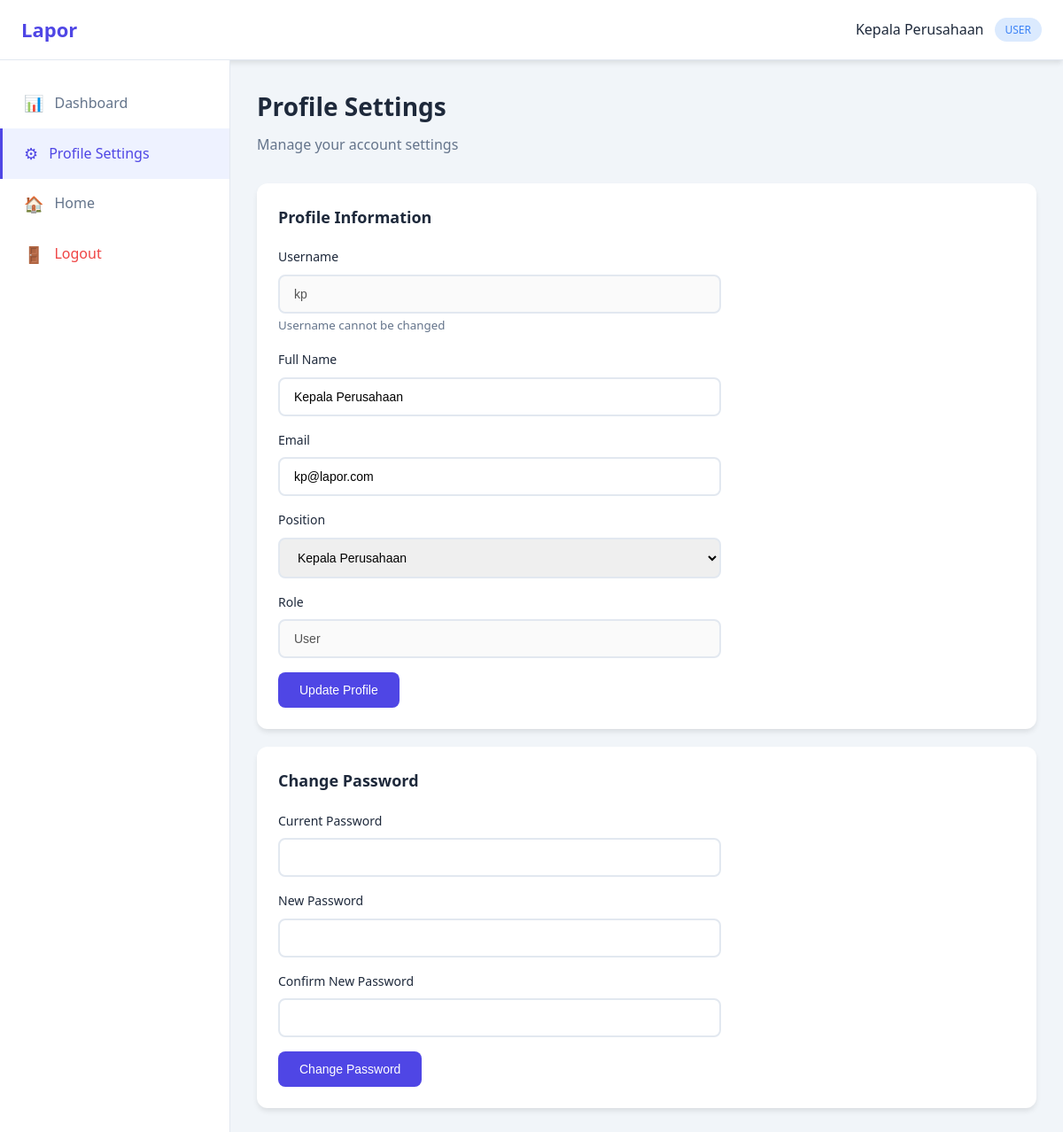
The app's page /user/profile.php (signed in) with its own data.
### tables this page shows
CREATE TABLE IF NOT EXISTS users (
    id INT AUTO_INCREMENT PRIMARY KEY,
    username VARCHAR(50) UNIQUE NOT NULL,
    password VARCHAR(255) NOT NULL,
    email VARCHAR(100) UNIQUE NOT NULL,
    full_name VARCHAR(100) NOT NULL,
    position ENUM('staff', 'kepala_divisi', 'manager', 'direktur', 'kepala_perusahaan') DEFAULT 'staff',
    role ENUM('admin', 'user') DEFAULT 'user',
    status ENUM('active', 'inactive') DEFAULT 'active',
    created_at TIMESTAMP DEFAULT CURRENT_TIMESTAMP,
    updated_at TIMESTAMP DEFAULT CURRENT_TIMESTAMP ON UPDATE CURRENT_TIMESTAMP
);

### user/profile.php (the view, shortened to what this page needs)
<?php
$conn = getDbConnection();
$stmt = $conn->prepare("SELECT * FROM users WHERE id = ?");
$stmt->bind_param("i", $_SESSION['user_id']);
$stmt->execute();
$user = $stmt->get_result()->fetch_assoc();
?>
<!DOCTYPE html>
<html lang="en">
<head>
    <link rel="stylesheet" href="../assets/css/style.css">
</head>
<body class="dashboard-page">
    <header class="admin-header">
        <div class="header-left">
            <h2 class="logo">Lapor</h2>
        </div>
        <div class="header-right">
            <span class="user-info">
                <?php echo htmlspecialchars($_SESSION['full_name']); ?>
                <span class="badge badge-user"><?php echo ucfirst($_SESSION['role']); ?></span>
            </span>
        </div>
    </header>
    <div class="dashboard-container">
        <aside class="sidebar">
            <nav class="sidebar-nav">
                <a href="dashboard.php" class="nav-item">
                    <span class="nav-icon">📊</span>
                    <span>Dashboard</span>
                </a>
                <a href="profile.php" class="nav-item active">
                    <span class="nav-icon">⚙</span>
                    <span>Profile Settings</span>
                </a>
                <a href="../index.php" class="nav-item">
                    <span class="nav-icon">🏠</span>
                    <span>Home</span>
                </a>
                <a href="../auth/logout.php" class="nav-item nav-logout">
                    <span class="nav-icon">🚪</span>
                    <span>Logout</span>
                </a>
            </nav>
        </aside>
        <main class="dashboard-main">
            <div class="page-header">
                <h1>Profile Settings</h1>
                <p>Manage your account settings</p>
            </div>
            <div class="dashboard-section">
                <h2>Profile Information</h2>
                <form method="POST" class="modal-form" style="max-width: 500px;">
                    <div class="form-group">
                        <label>Username</label>
                        <input type="text" value="<?php echo htmlspecialchars($user['username']); ?>" disabled>
                        <small style="color: var(--text-secondary);">Username cannot be changed</small>
                    </div>
                    <div class="form-group">
                        <label>Full Name</label>
                        <input type="text" name="full_name" value="<?php echo htmlspecialchars($user['full_name']); ?>" required>
                    </div>
                    <div class="form-group">
                        <label>Email</label>
                        <input type="email" name="email" value="<?php echo htmlspecialchars($user['email']); ?>" required>
                    </div>
                    <div class="form-group">
                        <label>Position</label>
                        <select name="position" required>
                            <option value="kepala_perusahaan" <?php echo $user['position'] === 'kepala_perusahaan' ? 'selected' : ''; ?>>Kepala Perusahaan</option>
                        </select>
                    </div>
                    <div class="form-group">
                        <label>Role</label>
                        <input type="text" value="<?php echo ucfirst($user['role']); ?>" disabled>
                    </div>
                    <button type="submit" class="btn btn-primary">Update Profile</button>
                </form>
            </div>
            <div class="dashboard-section">
                <h2>Change Password</h2>
                <form method="POST" class="modal-form" style="max-width: 500px;">
                    <div class="form-group">
                        <label>Current Password</label>
                        <input type="password" name="current_password" required>
                    </div>
                    <div class="form-group">
                        <label>New Password</label>
                        <input type="password" name="new_password" required>
                    </div>
                    <div class="form-group">
                        <label>Confirm New Password</label>
                        <input type="password" name="confirm_password" required>
                    </div>
                    <button type="submit" class="btn btn-primary">Change Password</button>
                </form>
            </div>
        </main>
    </div>
</body>
</html>

### assets/css/style.css (style rules this page uses)
* { margin: 0; padding: 0; box-sizing: border-box; }
:root { --primary-color: #4f46e5; --primary-dark: #4338ca; --secondary-color: #64748b; --success-color: #22c55e; --warning-color: #f59e0b; --danger-color: #ef4444; --info-color: #3b82f6; --bg-color: #f1f5f9; --card-bg: #ffffff; --text-primary: #1e293b; --text-secondary: #64748b; --border-color: #e2e8f0; --shadow: 0 4px 6px -1px rgba(0, 0, 0, 0.1); --shadow-lg: 0 10px 15px -3px rgba(0, 0, 0, 0.1); }
body { font-family: 'Segoe UI', Tahoma, Geneva, Verdana, sans-serif; background-color: var(--bg-color); color: var(--text-primary); line-height: 1.6; }
.form-group { margin-bottom: 20px; }
.form-group label { display: block; margin-bottom: 8px; font-weight: 500; color: var(--text-primary); font-size: 14px; }
.form-group input, .form-group select { width: 100%; padding: 12px 16px; border: 2px solid var(--border-color); border-radius: 8px; font-size: 14px; transition: border-color 0.3s, box-shadow 0.3s; }
.btn { padding: 12px 24px; border: none; border-radius: 8px; font-size: 14px; font-weight: 500; cursor: pointer; transition: all 0.3s; text-decoration: none; display: inline-block; text-align: center; }
.btn-primary { background-color: var(--primary-color); color: white; }
.dashboard-page { min-height: 100vh; }
.admin-header { background: var(--card-bg); padding: 16px 24px; display: flex; justify-content: space-between; align-items: center; border-bottom: 1px solid var(--border-color); box-shadow: var(--shadow); }
.header-left .logo { color: var(--primary-color); font-size: 22px; }
.user-info { display: flex; align-items: center; gap: 12px; font-weight: 500; }
.badge { padding: 4px 12px; border-radius: 20px; font-size: 12px; font-weight: 500; text-transform: uppercase; }
.badge-user { background-color: #dbeafe; color: var(--info-color); }
.dashboard-container { display: flex; min-height: calc(100vh - 65px); }
.sidebar { width: 260px; background: var(--card-bg); border-right: 1px solid var(--border-color); padding: 20px 0; }
.sidebar-nav { display: flex; flex-direction: column; }
.nav-item { display: flex; align-items: center; gap: 12px; padding: 14px 24px; color: var(--text-secondary); text-decoration: none; transition: all 0.3s; border-left: 3px solid transparent; }
.nav-item.active { background-color: #eef2ff; color: var(--primary-color); border-left-color: var(--primary-color); }
.nav-item.nav-logout { color: var(--danger-color); margin-top: auto; }
.nav-icon { font-size: 18px; }
.dashboard-main { flex: 1; padding: 30px; overflow-y: auto; }
.page-header { margin-bottom: 30px; }
.page-header h1 { font-size: 28px; margin-bottom: 8px; }
.page-header p { color: var(--text-secondary); }
.dashboard-section { background: var(--card-bg); border-radius: 12px; padding: 24px; box-shadow: var(--shadow); margin-bottom: 20px; }
.dashboard-section h2 { font-size: 18px; margin-bottom: 20px; color: var(--text-primary); }
.modal-form .form-group { margin-bottom: 16px; }

### records on screen
users: username "kp", full_name "Kepala Perusahaan", email "kp@lapor.com", position "Kepala Perusahaan", role "User"

### other values on screen
$_SESSION['full_name'] "Kepala Perusahaan"
$_SESSION['role'] "USER"
